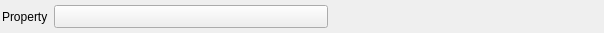
<?xml version="1.0" encoding="UTF-8"?>
<ui version="4.0">
 <class>DataArraySelectionWidget</class>
 <widget class="QFrame" name="DataArraySelectionWidget">
  <property name="geometry">
   <rect>
    <x>0</x>
    <y>0</y>
    <width>604</width>
    <height>33</height>
   </rect>
  </property>
  <property name="acceptDrops">
   <bool>true</bool>
  </property>
  <layout class="QHBoxLayout" name="horizontalLayout">
   <property name="leftMargin">
    <number>2</number>
   </property>
   <property name="topMargin">
    <number>2</number>
   </property>
   <property name="rightMargin">
    <number>2</number>
   </property>
   <property name="bottomMargin">
    <number>2</number>
   </property>
   <item>
    <widget class="QLabel" name="label">
     <property name="sizePolicy">
      <sizepolicy hsizetype="Preferred" vsizetype="Preferred">
       <horstretch>0</horstretch>
       <verstretch>0</verstretch>
      </sizepolicy>
     </property>
     <property name="text">
      <string>Property</string>
     </property>
    </widget>
   </item>
   <item>
    <widget class="QToolButton" name="m_SelectedDataArrayPath">
     <property name="sizePolicy">
      <sizepolicy hsizetype="Expanding" vsizetype="Fixed">
       <horstretch>0</horstretch>
       <verstretch>0</verstretch>
      </sizepolicy>
     </property>
     <property name="acceptDrops">
      <bool>true</bool>
     </property>
     <property name="toolTip">
      <string/>
     </property>
     <property name="styleSheet">
      <string notr="true">QToolTip {
              border: 2px solid #434343;
              padding: 2px;
              border-radius: 3px;
              opacity: 255;
              background-color: #FFFFFF;
              color: #000000;
              }</string>
     </property>
     <property name="text">
      <string/>
     </property>
     <property name="popupMode">
      <enum>QToolButton::InstantPopup</enum>
     </property>
     <property name="toolButtonStyle">
      <enum>Qt::ToolButtonTextBesideIcon</enum>
     </property>
    </widget>
   </item>
   <item>
    <spacer name="horizontalSpacer">
     <property name="orientation">
      <enum>Qt::Horizontal</enum>
     </property>
     <property name="sizeType">
      <enum>QSizePolicy::Expanding</enum>
     </property>
     <property name="sizeHint" stdset="0">
      <size>
       <width>40</width>
       <height>20</height>
      </size>
     </property>
    </spacer>
   </item>
  </layout>
 </widget>
 <resources>
  <include location="../../icons/images/Icons.qrc"/>
 </resources>
 <connections/>
</ui>
